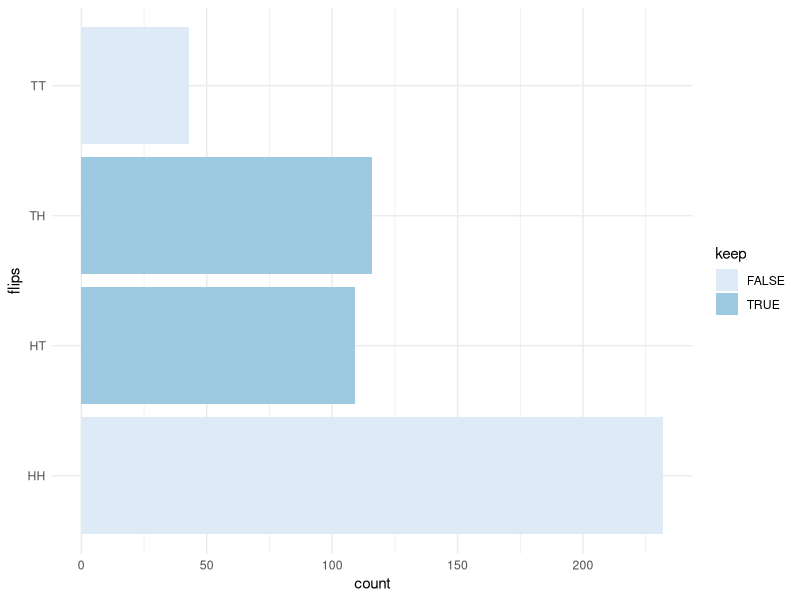
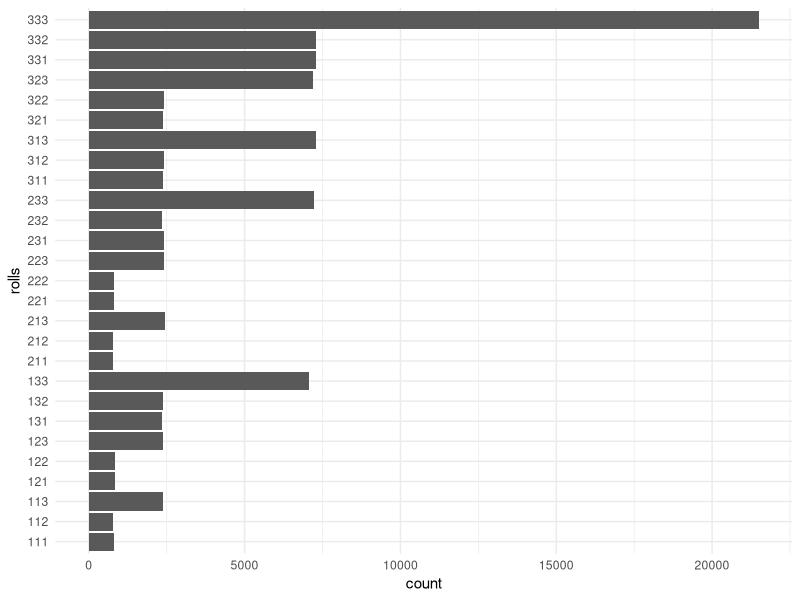

These figures' R source, in order:
## ---- chunk 1
# Data manipulation
library(dplyr)
library(purrr)
# Visualization
library(ggplot2)
## ---- chunk 2
flip_twice <- function(pr = 0.5) {
  sample(c("H", "T"), 
         replace = T, 
         prob = c(pr, 1 - pr)) %>% 
    paste0(collapse = "")
}

tibble(flips = replicate(500, flip_twice(0.7)),
       keep = flips %in% c("HT", "TH")) %>% 
  ggplot(aes(flips, fill = keep)) +
  geom_bar() +
  coord_flip() +
  theme_minimal() +
  scale_fill_brewer()
## ---- chunk 3
roll_three <- function(pr = c(1/6, 1/6, 1/6)) {
  sample(1:3,
         replace = T,
         prob = pr) %>%
    .[1:3] %>% 
    paste0(collapse = "")
}

tibble(
  rolls = replicate(100000, roll_three(c(0.2, 0.2, 0.6)))
) %>% 
  ggplot(aes(rolls)) +
  geom_bar() +
  coord_flip() +
  theme_minimal() +
  scale_fill_brewer()
